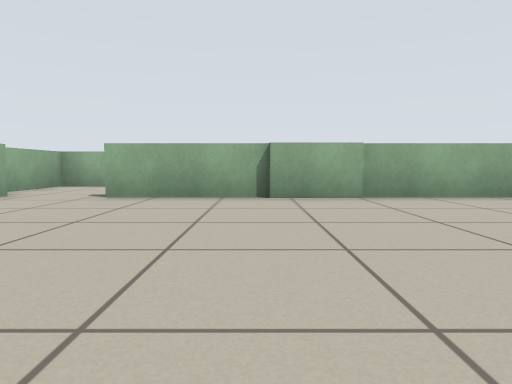
[1] (above)

16 first-person views from a walk through a world built for the Player/Stage simulator. The camera is 0.46 m above the floor, tilts 4° down and sees 70° across. Floor lines are 1 m apart. The floor is counted in squares, 1 m on a side. Each view is taken from the middle of a square. On the plan, view 1 faces up. The plan holds only what a view shows up to about 9 squares ahead; the rest is blank. Robots are left out.

[2]
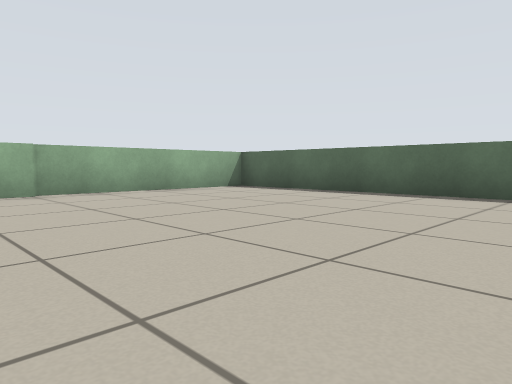

[3]
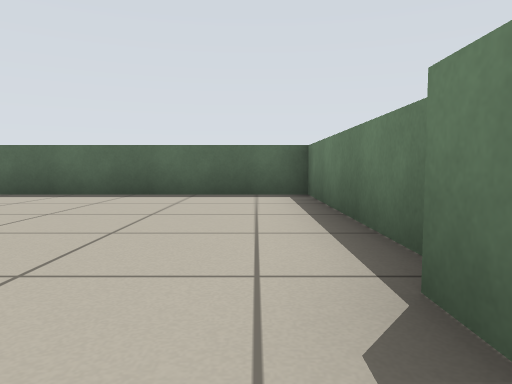

[4]
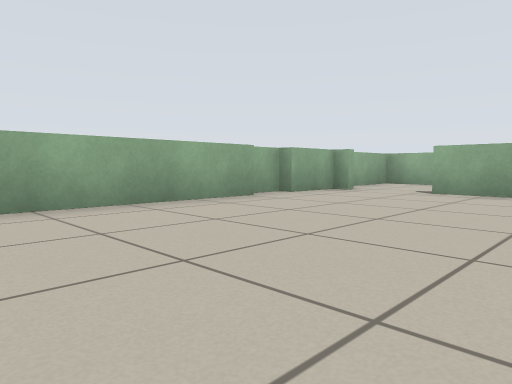

[5]
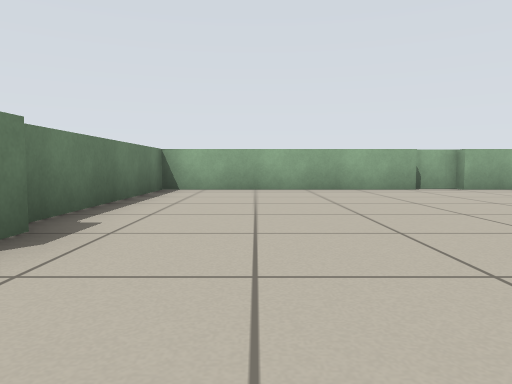

[6]
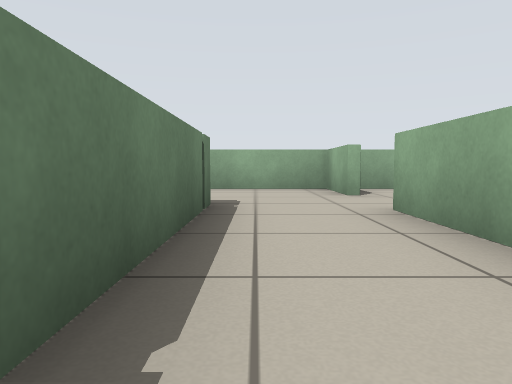

[7]
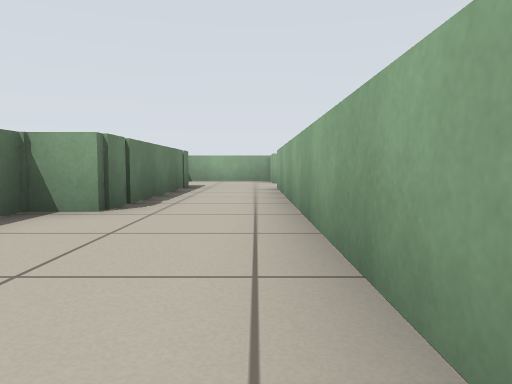

[8]
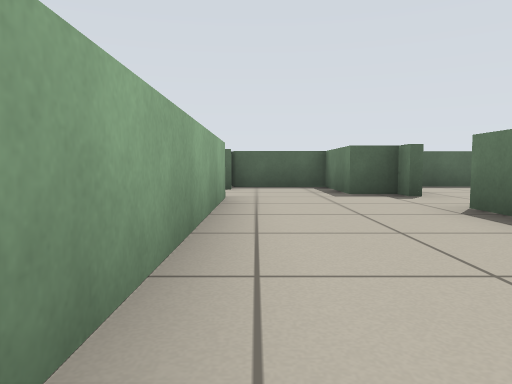

[9]
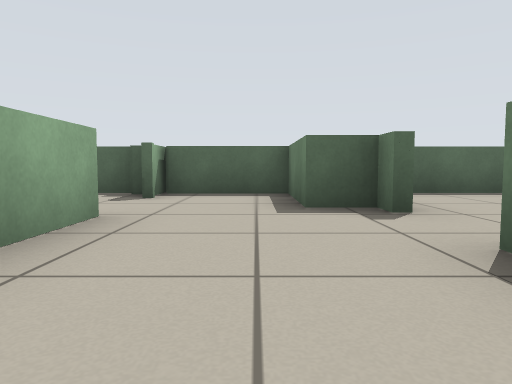

[10]
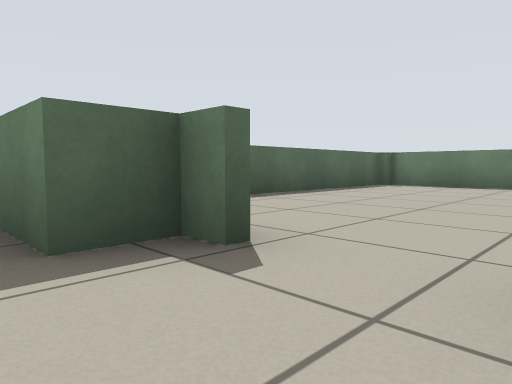

[11]
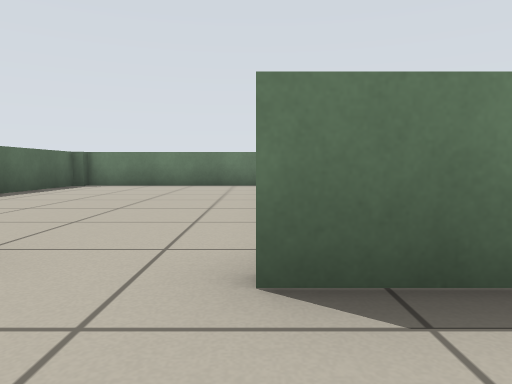

[12]
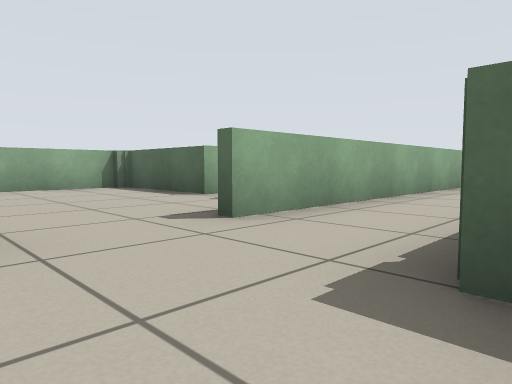

[13]
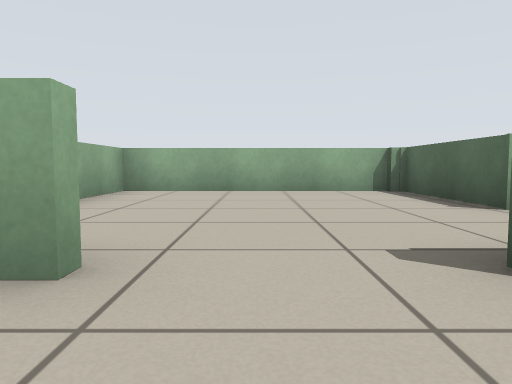

[14]
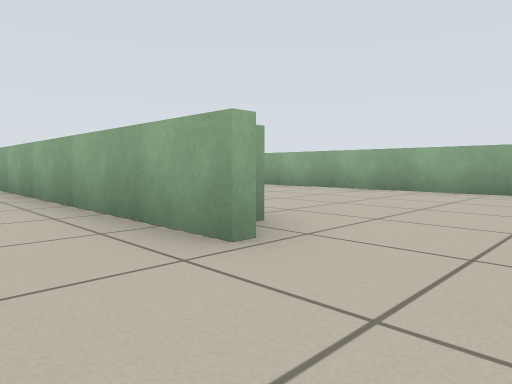

[15]
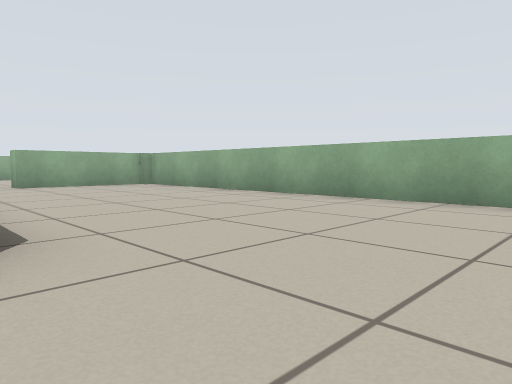

[16]
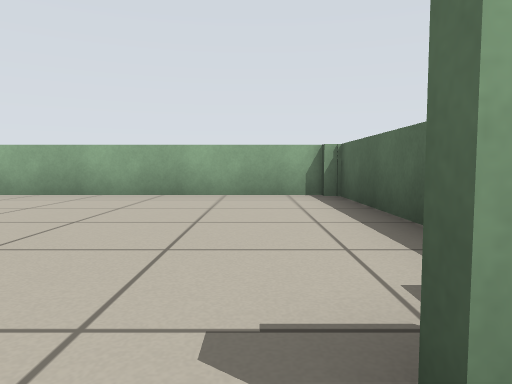

### Floor plan
Points are (right, up) in squares from view 1. A wall is a line through its corners. A room is listed if a view was taken in it or the views show most of it. See-through windows are left out.
Room 1 (views 1, 2, 3, 4, 5)
walls: (0.4, -1.6) (1.4, -1.6); (1.8, -1.9) (6, -1.9) (6, 5.4) (-2.2, 5.4); (-4.2, 3.2) (-4.2, -1.9) (0.1, -1.9); (-3.8, 5.4) (-4.2, 5.4) (-4.2, 4); (-4.5, 4.1) (-4.5, 3.2)
ways out: opening at (-3, 6) to room 2
Room 2 (views 6, 7, 8, 9, 10, 11, 12, 13, 14, 16)
walls: (3.3, 5.6) (3.8, 5.6); (6, 5.6) (7, 5.6); (-1.5, 6.5) (3.3, 6.5); (8.4, 8.5) (-0.9, 8.5); (8.5, 5.6) (9, 5.6) (9, 6.5) (11.3, 6.5) (11.3, 8.5); (-2.8, 8.5) (-4.5, 8.5) (-4.5, 6)
ways out: opening at (-3, 6) to room 1; opening at (9.5, 9) to room 3; opening at (7.5, 6) to room 4; opening at (-1.5, 9) to room 5
Room 3 (view 15)
walls: (11.3, 9.1) (11.3, 13.9) (2, 13.9); (1.1, 12.9) (1.1, 10.8)
ways out: opening at (9.5, 9) to room 2; gap at (1, 10.5) to room 5
Room 4 (no view inside)
walls: (7, -1.9) (11.3, -1.9) (11.3, 4.4)
ways out: opening at (7.5, 6) to room 2
Room 5 (no view inside)
walls: (0.7, 10.8) (0.7, 13.9) (-4.5, 13.9) (-4.5, 12.1); (-4.5, 9.9) (-4.5, 9.1)
ways out: opening at (-1.5, 9) to room 2; gap at (1, 10.5) to room 3

Where each view was taken, in squares from view 1:
view 1: 0 up, 0 right, facing up
view 2: 1 down, 0 right, facing up-right
view 3: 1 down, 0 right, facing right
view 4: 1 down, 0 right, facing up-left
view 5: 0 up, 3 right, facing left
view 6: 7 up, 3 right, facing left
view 7: 8 up, 7 right, facing left
view 8: 8 up, 3 right, facing right
view 9: 7 up, 5 right, facing right
view 10: 7 up, 7 right, facing down-right
view 11: 7 up, 7 right, facing down
view 12: 6 up, 3 left, facing up-right
view 13: 7 up, 2 left, facing up
view 14: 7 up, 10 right, facing up-left
view 15: 9 up, 10 right, facing up-left
view 16: 8 up, 10 right, facing up
